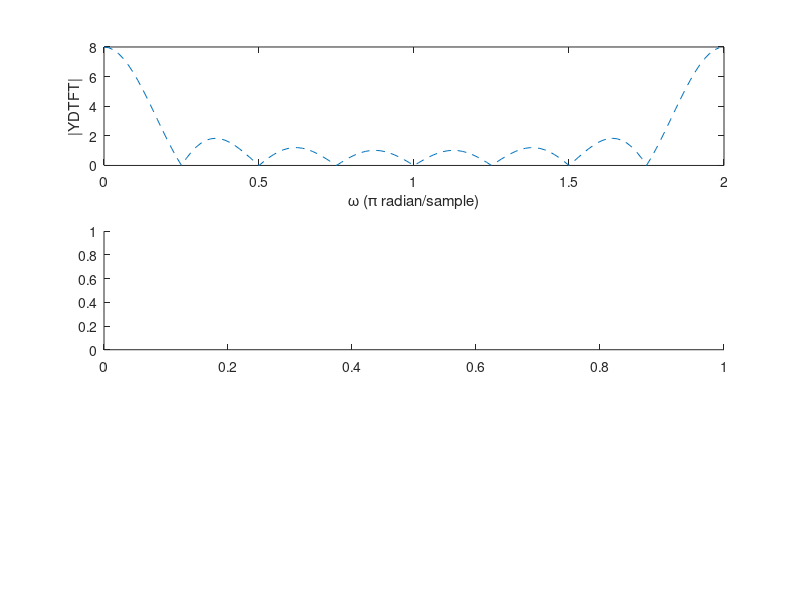

This figure's MATLAB source: (Note: this script raises an error after producing the figure.)
% DTFT of y[n]
w=(0:127)*2*pi/128; % w from 0 to 2pi
Y=1+exp(-1i*w)+exp(-1i*2*w)+exp(-1i*3*w)+exp(-1i*4*w)+exp(-1i*5*w)+exp(-1i*6*w)+exp(-1i*7*w); % DTFT
YDTFT=abs(Y);

figure(3);
subplot(311);
plot(w/pi, YDTFT, '--');
ylabel('|YDTFT|');
xlabel('\omega (\pi radian/sample)');

subplot(312);
plot((0:7)*2/8, Y1DFT,'rO'); axis([0 2 0 10]);
xlabel('\omega (\pi radian/sample)');
ylabel('|Y1-DFT|');

% zero padding on y[n]
Y2 = fft(y,128); % Compute its 128-point DFT
Y2DFT=abs(Y2);
xvalue1= (0:127)*2/128 % frequency values in x-axis
subplot(313);
plot(xvalue1,Y2DFT,'g+'); % plot DFT of y with zero padded.
xlabel('\omega (\pi radian/sample)');
ylabel('|Y2-DFT|'); 